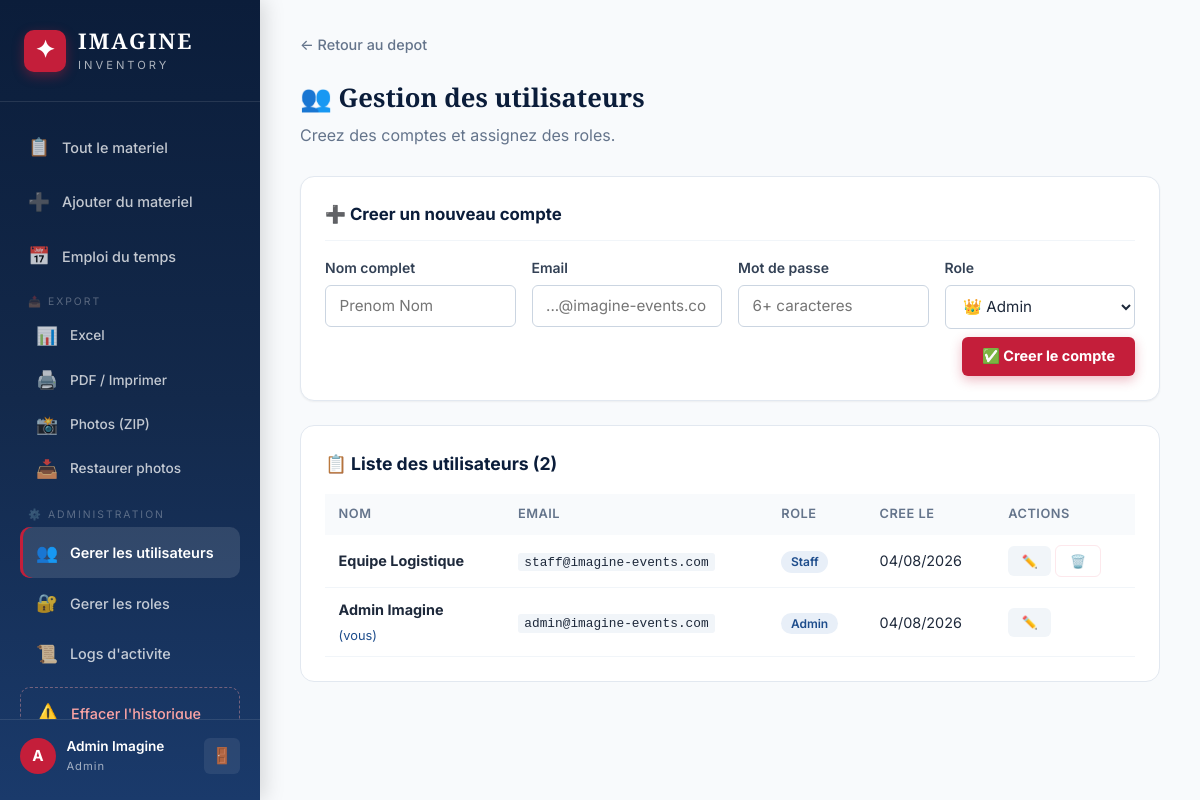
Page /admin/users (signed in) on the committed database.
### app.py (models this page shows, shortened)
class User(UserMixin, db.Model):
    __tablename__ = 'users'
    id = db.Column(db.Integer, primary_key=True); email = db.Column(db.String(150), unique=True, nullable=False)
    password_hash = db.Column(db.String(256), nullable=False); full_name = db.Column(db.String(150), nullable=False)
    role_id = db.Column(db.Integer, db.ForeignKey('roles.id'), nullable=True)
    created_at = db.Column(db.DateTime, default=tunisia_now)
    borrows = db.relationship('Borrow', backref='user', lazy=True)
    event_assignments = db.relationship('EventAssignment', backref='user', lazy=True)
    notifications = db.relationship('Notification', backref='user', lazy=True, foreign_keys='Notification.user_id')
    def has_permission(self, perm):
        role = db.session.get(CustomRole, self.role_id) if self.role_id else None
        return role.has_permission(perm) if role else False
    @property
    def role_name(self):
        role = db.session.get(CustomRole, self.role_id) if self.role_id else None
        return role.name if role else 'Aucun role'
    @property
    def unread_notifications(self):
        return Notification.query.filter_by(user_id=self.id, read=False).count()

class CustomRole(db.Model):
    __tablename__ = 'roles'
    id = db.Column(db.Integer, primary_key=True); name = db.Column(db.String(100), unique=True, nullable=False)
    icon = db.Column(db.String(10), default='👤'); description = db.Column(db.String(250), default='')
    permissions = db.Column(db.Text, default=''); created_at = db.Column(db.DateTime, default=tunisia_now)
    users = db.relationship('User', backref='role', lazy=True)
    def get_permissions(self):
        try: return json.loads(self.permissions) if self.permissions else []
        except: return []
    def has_permission(self, p): return p in self.get_permissions()

### app.py (the view)
@app.route('/admin/users')
@permission_required('manage_users')
def manage_users():
    users = User.query.order_by(User.created_at.desc()).all()
    return render_template('manage_users.html', users=users, all_roles=CustomRole.query.order_by(CustomRole.name).all())

### app.py (called while the page is built)
@login_manager.user_loader
def load_user(uid): return db.session.get(User, int(uid))

def permission_required(perm):
    def decorator(f):
        @wraps(f)
        @login_required
        def decorated(*args, **kwargs):
            if not current_user.has_permission(perm):
                try: log_action('permission_denied', f'Tentative d\'acces refuse : {perm}')
                except: pass
                flash('Acces refuse. Permission requise : ' + perm, 'error')
                return redirect(url_for('dashboard'))
            return f(*args, **kwargs)
        return decorated
    return decorator

### templates/manage_users.html (shortened to what this page needs)
{% extends "base.html" %}
{% block content %}
<div class="form-page" style="max-width:900px">
    <div class="breadcrumb"><a href="{{ url_for('dashboard') }}">← Retour au depot</a></div>
    <div class="page-header"><h1>👥 Gestion des utilisateurs</h1><p>Creez des comptes et assignez des roles.</p></div>
    <div class="form-card" style="margin-bottom:1.5rem">
        <h3 style="font-size:1.05rem;color:var(--blue-deep);margin-bottom:1rem;padding-bottom:.75rem;border-bottom:1px solid var(--gray-100)">➕ Creer un nouveau compte</h3>
        <form method="POST" action="{{ url_for('create_user') }}">
            <div class="form-row" style="grid-template-columns:1fr 1fr 1fr 1fr">
                <div class="form-group"><label>Nom complet</label><input type="text" name="full_name" required placeholder="Prenom Nom"></div>
                <div class="form-group"><label>Email</label><input type="email" name="email" required placeholder="...@imagine-events.com"></div>
                <div class="form-group"><label>Mot de passe</label><input type="password" name="password" required placeholder="6+ caracteres"></div>
                <div class="form-group"><label>Role</label><select name="role_id">{% for r in all_roles %}<option value="{{ r.id }}">{{ r.icon }} {{ r.name }}</option>{% endfor %}</select></div>
            </div>
            <div style="display:flex;justify-content:flex-end;padding-top:.5rem"><button class="btn btn-accent">✅ Creer le compte</button></div>
        </form>
    </div>
    <div class="detail-section"><h2>📋 Liste des utilisateurs ({{ users|length }})</h2>
        <div class="history-table-wrapper"><table class="history-table"><thead><tr><th>Nom</th><th>Email</th><th>Role</th><th>Cree le</th><th>Actions</th></tr></thead><tbody>
            {% for u in users %}<tr>
                <td><strong>{{ u.full_name }}</strong>{% if u.id == current_user.id %} <small style="color:var(--blue);font-weight:400">(vous)</small>{% endif %}</td>
                <td><code style="font-size:.8rem">{{ u.email }}</code></td>
                <td><span class="status-badge" style="background:var(--blue-pale);color:var(--blue)">{{ u.role_name }}</span></td>
                <td>{{ u.created_at.strftime('%d/%m/%Y') }}</td>
                <td>
                    <button class="btn btn-sm btn-secondary edit-user-btn" data-user='{"id":{{ u.id }},"name":{{ u.full_name|tojson }},"email":{{ u.email|tojson }},"role_id":{{ u.role_id or 0 }}}'>✏️</button>
                    {% if u.id != current_user.id %}
                    <form method="POST" action="{{ url_for('delete_user',uid=u.id) }}" style="display:inline" onsubmit="return confirm('Supprimer {{ u.full_name|replace("'","\\'") }} ?')"><button class="btn btn-sm btn-danger">🗑️</button></form>
                    {% endif %}
                </td>
            </tr>{% endfor %}
        </tbody></table></div>
    </div>
</div>
{% endblock %}

### templates/base.html (shortened to what this page needs)
<!DOCTYPE html>
<html lang="fr">
<head>
    <link rel="stylesheet" href="{{ url_for('static', filename='css/style.css') }}">
</head>
<body>
    {% if current_user.is_authenticated %}
    <aside class="sidebar" id="sidebar">
        <div class="sidebar-brand">
            <div class="brand-icon">✦</div>
            <div class="brand-text">
                <span class="brand-name">IMAGINE</span>
                <span class="brand-sub">Inventory</span>
            </div>
        </div>
        <nav class="sidebar-nav">
            <a href="{{ url_for('dashboard') }}" class="nav-item {% if request.endpoint == 'dashboard' %}active{% endif %}">
                <span class="nav-icon">📋</span><span>Tout le materiel</span>
            </a>
            {% if current_user.has_permission('manage_equipment') %}
            <a href="{{ url_for('add_equipment') }}" class="nav-item {% if request.endpoint == 'add_equipment' %}active{% endif %}">
                <span class="nav-icon">➕</span><span>Ajouter du materiel</span>
            </a>
            {% endif %}
            <a href="{{ url_for('schedule') }}" class="nav-item {% if request.endpoint == 'schedule' %}active{% endif %}">
                <span class="nav-icon">📅</span><span>Emploi du temps</span>
            </a>
            {% if current_user.has_permission('manage_equipment') %}
            <div style="margin:.25rem 0;padding:0 .5rem">
                <div style="font-size:.65rem;text-transform:uppercase;color:rgba(255,255,255,.3);letter-spacing:2px;padding:.25rem .5rem">📤 Export</div>
                <a href="{{ url_for('export_excel') }}" class="nav-item" style="font-size:.85rem;padding:.5rem 1rem">
                    <span class="nav-icon">📊</span><span>Excel</span>
                </a>
                <a href="{{ url_for('export_printer') }}" class="nav-item" style="font-size:.85rem;padding:.5rem 1rem" target="_blank">
                    <span class="nav-icon">🖨️</span><span>PDF / Imprimer</span>
                </a>
                {% if current_user.has_permission('manage_database') %}
                <a href="{{ url_for('export_photos_zip') }}" class="nav-item" style="font-size:.85rem;padding:.5rem 1rem">
                    <span class="nav-icon">📸</span><span>Photos (ZIP)</span>
                </a>
                <a href="{{ url_for('restore_photos') }}" class="nav-item" style="font-size:.85rem;padding:.5rem 1rem">
                    <span class="nav-icon">📥</span><span>Restaurer photos</span>
                </a>
                {% endif %}
            </div>
            {% endif %}
            {% if current_user.has_permission('manage_users') %}
            <div style="margin:.25rem 0;padding:0 .5rem">
                <div style="font-size:.65rem;text-transform:uppercase;color:rgba(255,255,255,.3);letter-spacing:2px;padding:.25rem .5rem">⚙️ Administration</div>
                <a href="{{ url_for('manage_users') }}" class="nav-item {% if request.endpoint == 'manage_users' %}active{% endif %}">
                    <span class="nav-icon">👥</span><span>Gerer les utilisateurs</span>
                </a>
                <a href="{{ url_for('manage_roles') }}" class="nav-item {% if request.endpoint == 'manage_roles' %}active{% endif %}">
                    <span class="nav-icon">🔐</span><span>Gerer les roles</span>
                </a>
                <a href="{{ url_for('activity_logs') }}" class="nav-item {% if request.endpoint == 'activity_logs' %}active{% endif %}">
                    <span class="nav-icon">📜</span><span>Logs d'activite</span>
                </a>
                <a href="#" class="nav-item nav-danger" onclick="openClearHistoryModal();return false" title="⚠️ A utiliser avec precaution">
                    <span class="nav-icon">⚠️</span><span>Effacer l'historique</span>
                </a>
            </div>
            {% endif %}
        </nav>
        <div class="sidebar-footer">
            <div class="user-info">
                <div class="user-avatar">{{ current_user.full_name[0] | upper }}</div>
                <div>
                    <div class="user-name">{{ current_user.full_name }}</div>
                    <div class="user-role">{{ current_user.role_name }}</div>
                </div>
            </div>
            <a href="{{ url_for('logout') }}" class="logout-btn" title="Deconnexion">🚪</a>
        </div>
    </aside>
    {% endif %}
    <main class="main-content {% if not current_user.is_authenticated %}no-sidebar{% endif %}">
        {% block content %}{% endblock %}
    </main>
</body>
</html>

### rows in the picture
User: full_name "A", full_name "Admin Imagine", shows "(vous)", email "admin@imagine-events.com", role_name "Admin", created_at "04/08/2026"
CustomRole: role_name "Admin"
User: full_name "Equipe Logistique", email "staff@imagine-events.com", role_name "Staff", created_at "04/08/2026"

### other values in the picture
{{ users|length }} "2"
form field role_id "👑 Admin"
